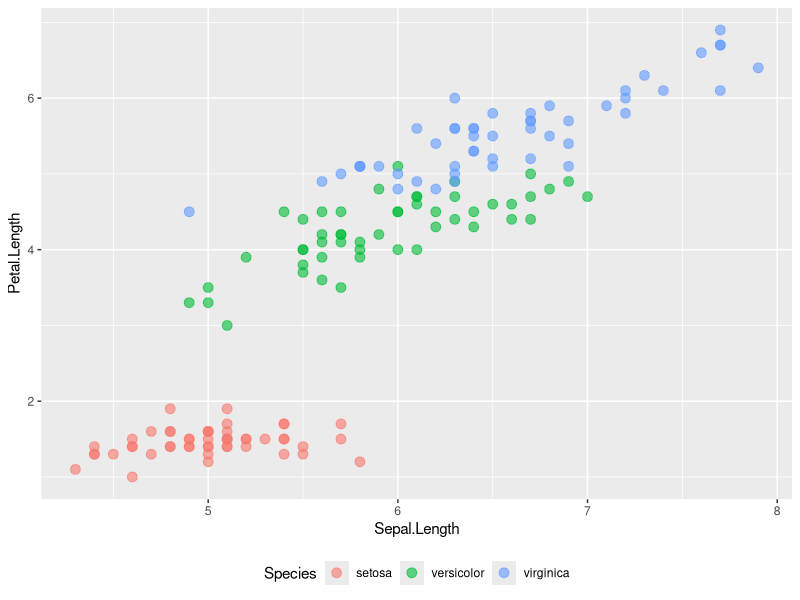

Here is the R script that generated this plot:
## ---- chunk 1
knitr::opts_chunk$set(echo = FALSE, message=FALSE, warning=FALSE)

options(knitr.table.format = "latex")

library(ggplot2)
library(dplyr)
library(kableExtra)
## ---- chunk 2
df_tabela = head(iris) # seleciona as 5 primeiras linhas do dataset iris
df_tabela = df_tabela[,1:3] # seleciona as 3 primeiras colunas
df_tabela %>%
  kable(booktabs=T, caption="Legenda da tabela")
## ---- chunk 3
data(iris)

iris %>%
  ggplot(aes(x=Sepal.Length, y=Petal.Length, color=Species)) +
  geom_point(alpha=0.6, size=3) +
  theme(legend.position="bottom")
